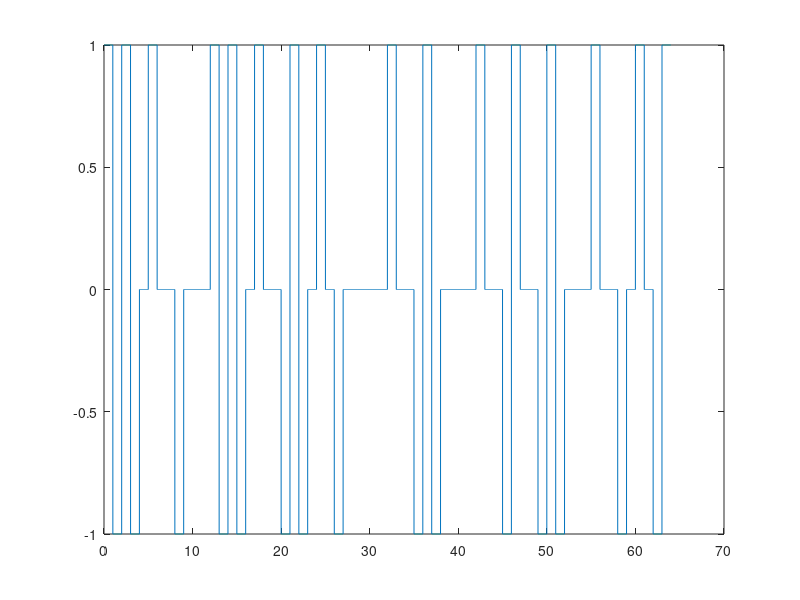
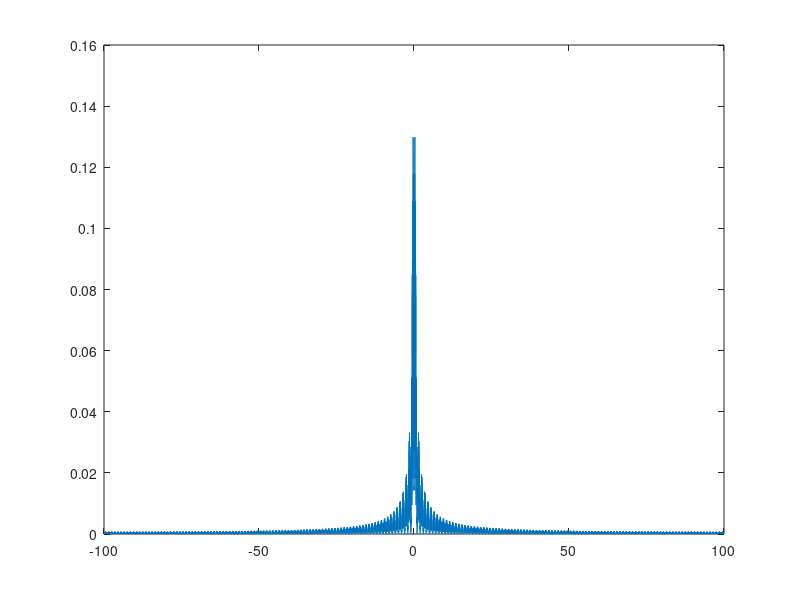
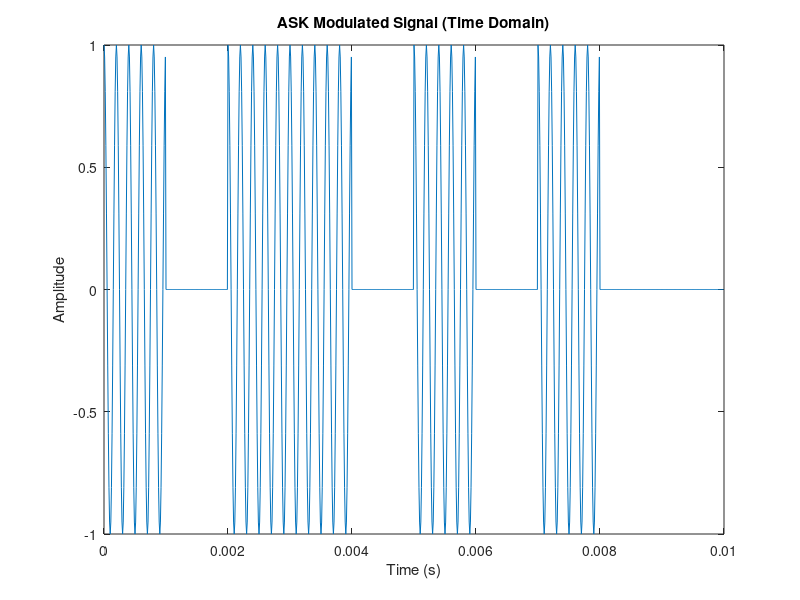
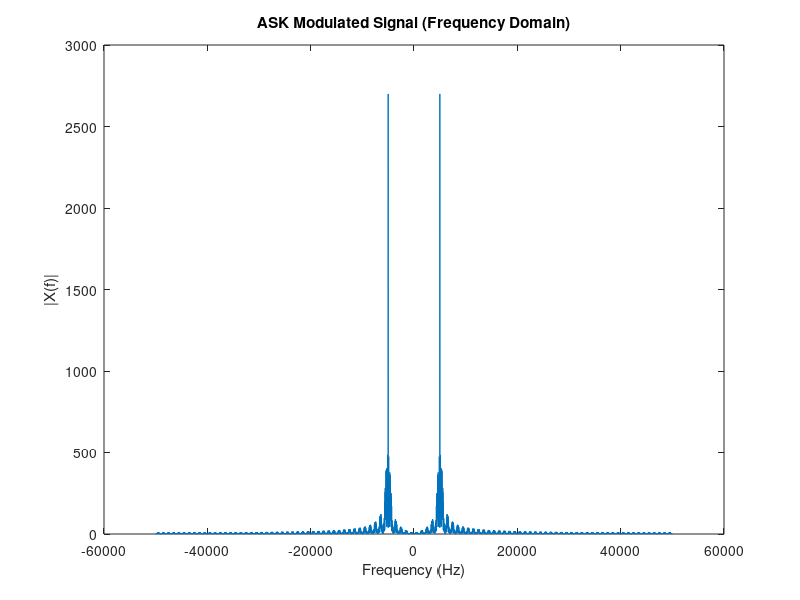

Here is the MATLAB script that generated these plots, in order:
clear all
clc
close all
pkg load signal
%%% 						Part I							%%%
%% Shihab Mohamed

numOfBits =64;
Data = randi([0 1], 1, numOfBits);  % Random binary data

bitRate = 1;
T= length(Data)/bitRate;
n=200;
N = n*length(Data);
dt = T/N;
t = (0:(N-1)) * dt;
x = zeros(1, N);

%AMI is Alternative mark inversion (bipolar)
last_polarity = -1;  % start with −1 so that the first ‘1’ becomes +1
for i = 0:(length(Data)-1)
  if Data(i+1) == 1
    % flip polarity
    last_polarity = -last_polarity;
    x(i*n + (1:n)) = last_polarity;
  else
    x(i*n + (1:n)) = 0;
  end
end

%%%%%%%%%%%%%%%%%% AMI in Time Domain %%%%%%%%%%%
figure(1)
xlabel('Time');
ylabel('Volt');
grid on;
plot(t,x);

%%%%%%%%%%%%%%%%%% AMI in Freq Domain %%%%%%%%%%%
fs= 1/dt;
df = fs/length(x);
X = fftshift(fft(x))/N;
if(rem(N,2)==0)
  f = (-0.5*fs):df:((0.5*fs)-df);
else
  f = (-0.5*fs+0.5*df):df:(0.5*fs-0.5*df);
end
figure(2)
xlabel('freq');
ylabel('X');
grid on;
plot(f,abs(X));


% Unipolar NRZ reference waveform
%-------------------
z = zeros(1, N);
for i = 0:(length(Data)-1)
  if Data(i+1) == 1
    z(i*n + (1:n)) = +1;
  else
    z(i*n + (1:n)) =  0;
  end
end
figure (5)
xlabel('Time'); ylabel('V');
plot(t,z);

Z = abs(fftshift(fft(z))/N);
figure(6)
xlabel("freq"); ylabel("Z(f)");
plot(f,Z);



%%% 						Part II							%%%
%% 			Mostafa El Hassan
clear;


N = 100;                    % Number of bits
Rb = 1000;                  % Bit rate (bps)
Tb = 1 / Rb;                % Bit duration
Fs = 100000;                % Sampling frequency
Fc = 5000;                  % Carrier frequency (Hz)
t = 0:1/Fs:N*Tb-(1/Fs);     % Time vector
data = randi([0 1], 1, N);  % Random binary data

% Non-return to zero signal because to modulate the data there will be a size
% mismatch between the data and the no. samples of the carrier and ensures
% that the data is held const for its duration Tp
nrz = repelem(data, Fs*Tb);
% Carrier
carrier = cos(2*pi*Fc*t);

% ASK modulation
ask_mod = nrz .* carrier;

% Plot Time-Domain Signal (Temporal Plot)
figure;
plot(t(1:1000), ask_mod(1:1000)); title('ASK Modulated Signal (Time Domain)');
xlabel('Time (s)'); ylabel('Amplitude');

% Plot Spectrum
figure;
Nt = length(ask_mod); % number of time samples of the signal
df = Fs/Nt ;

if rem(Nt, 2) == 0    % even
    f = (-Nt/2 : Nt/2 - 1)* df ;
else                   % odd
    f = (-(Nr- 1)/2 : (Nt- 1)/2)*df ;
end


ASK_FFT = abs(fftshift(fft(ask_mod,Nt)));
plot(f, ASK_FFT); title('ASK Modulated Signal (Frequency Domain)');
xlabel('Frequency (Hz)'); ylabel('|X(f)|');



% Coherent Demodulation
phases = [30, 60, 90];
for i = 1:length(phases)
    phase_rad = deg2rad(phases(i));
    local_osc = cos(2*pi*Fc*t + phase_rad);
    ask_demod = ask_mod .* local_osc;

    % Low-pass filter using moving average
    lpf_output = filter(ones(1, Fs*Tb), 1, ask_demod);
    sample_points = Fs*Tb*(0:N-1) + round(Fs*Tb/2);     
    demod_bits = lpf_output(sample_points) > 0.5;

    % Plot demodulated signal (optional)
    figure;
    plot(t(1:1000), ask_demod(1:1000)); title(['ASK Demodulated Signal with Phase = ', num2str(phases(i)), '°']);
    xlabel('Time (s)'); ylabel('Amplitude');

    % Bit Error Rate
    ber = sum(demod_bits ~= data) / N;
    fprintf('ASK with phase %d°: Bit Error Rate = %.2f%%\n', phases(i), ber*100);
end


